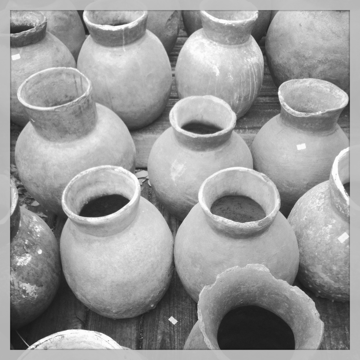
%> input picture L4/image.png, 360 x 360 px
$ octave L4.m   (GNU Octave 9; MATLAB toolbox functions it lacks are replaced by stand-ins)
%> lines starting %> are read from the running program, lines starting %| are printed output that depends on the picture
### L4/src/Moment_invariants.m
%function Moment_invariants
function Moment_Invariants = Moment_invariants(I)

    f = im2double(I);
    % pass the image to a function to calculate the moments
    [M20, MU20, NU20] = calculate_moments(f, 2, 0);
    [M02, MU02, NU02] = calculate_moments(f, 0, 2);
    [M11, MU11, NU11] = calculate_moments(f, 1, 1);
    [M21, MU21, NU21] = calculate_moments(f, 2, 1);
    [M12, MU12, NU12] = calculate_moments(f, 1, 2);
    [M03, MU03, NU03] = calculate_moments(f, 0, 3);
    [M30, MU30, NU30] = calculate_moments(f, 3, 0);

    phi1 = NU20 + NU02;
    phi2 = (NU20 - NU02) ^ 2 + (2 * NU11) ^ 2;
    phi3 = (NU30 - 3 * NU12) ^ 2 + (3 * NU21 - NU03) ^ 2;
    phi4 = (NU30 + NU12) ^ 2 + (NU21 + NU03) ^ 2;
    phi5 = (NU30 - 3 * NU12) * (NU30 + NU12) * ((NU30 + NU12) ^ 2 -3 * (NU21 + NU03) ^ 2) + (3 * NU21 - NU03) * (NU21 + NU03) * (3 * (NU30 + NU12) ^ 2 - (NU21 + NU03) ^ 2);
    phi6 = (NU20 - NU02) * ((NU30 + NU12) ^ 2 - (NU21 + NU03) ^ 2) + 4 * NU11 * (NU30 + NU12) * (NU21 + NU03);
    phi7 = (3 * NU21 - NU03) * (NU30 + NU12) * ((NU30 + NU12) ^ 2 - 3 * (NU21 + NU03) ^ 2) + (3 * NU12 - NU30) * (NU21 + NU03) * (3 * (NU30 + NU12) ^ 2 - (NU21 + NU03) ^ 2);

    Moment_Invariants = [sign(phi1) * log10(abs(phi1)) sign(phi2) * log10(abs(phi2)) sign(phi3) * log10(abs(phi3)) sign(phi4) * log10(abs(phi4)) sign(phi5) * log10(abs(phi5)) sign(phi6) * log10(abs(phi6)) sign(phi7) * log10(abs(phi7))];

### L4/submission/L4.m
%% Laboratory 4: Hu's Invariant Moments

%% Create output directory
if ~exist('./L4/out', 'dir')
    mkdir('./L4/out');
end

%% Set default figure properties
set(0, 'DefaultFigureUnits', 'pixels');
set(0, 'DefaultFigurePosition', [100, 100, 800, 600]);
set(0, 'DefaultAxesLooseInset', [0.02, 0.02, 0.02, 0.02]);
set(0, 'DefaultAxesPosition', [0.05, 0.05, 0.9, 0.9]);

%% Step 2: Read image, get size, pad by 1/4, and display
img = imread('image.png');
%> img is the input picture: size 360x360 uint8; min 20, max 255, mean 154.3
if size(img, 3) == 3
    img = rgb2gray(img);
end
img = double(img);
%> img: size 360x360 double

[rows, cols] = size(img);
%> rows = 360; cols = 360
fprintf('Original image size: %d x %d\n', rows, cols);
%| Original image size: 360 x 360

pad_rows = round(rows / 4);
%> pad_rows = 90
pad_cols = round(cols / 4);
%> pad_cols = 90
Im1 = padarray(img, [pad_rows, pad_cols], 0, 'both');
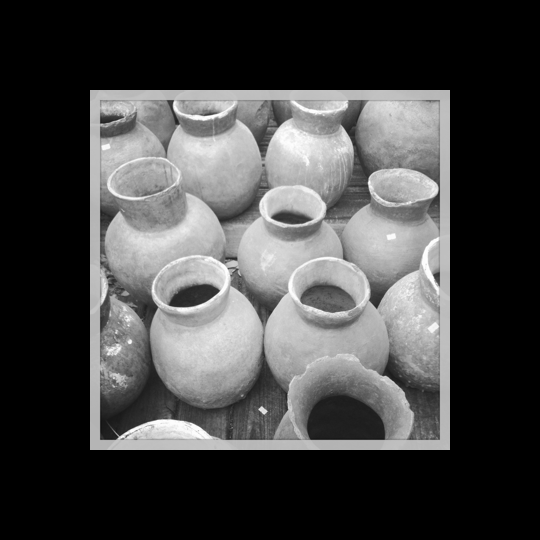
%> Im1: size 540x540 double; min 0, max 255, mean 68.6

fig = figure('Visible', 'off');
imshow(Im1, []);
title('Im1: Padded Original Image');
saveas(fig, './L4/out/Im1_padded.png');
close(fig);

fprintf('Padded image size: %d x %d\n', size(Im1, 1), size(Im1, 2));
%| Padded image size: 540 x 540

%% Step 3: Create spatial transformation matrices
% Xt, Yt are one-fourth of your original image
Xt = cols / 4;
%> Xt = 90
Yt = rows / 4;
%> Yt = 90

T1 = [1 0 0; 0 1 0; Xt Yt 1];
%> T1 = [1 0 0; 0 1 0; 90 90 1]
fprintf('Translation matrix T1:\n');
disp(T1);
%|     1    0    0
%|     0    1    0
%|    90   90    1

T2 = [0.5 0 0; 0 0.5 0; 0 0 1];
fprintf('Scaling matrix T2:\n');
disp(T2);

T3 = [cos(pi / 4) sin(pi / 4) 0; -sin(pi / 4) cos(pi / 4) 0; 0 0 1];
fprintf('Rotation matrix T3 (45 degrees):\n');
disp(T3);

T4 = [cos(pi / 2) sin(pi / 2) 0; -sin(pi / 2) cos(pi / 2) 0; 0 0 1];
fprintf('Rotation matrix T4 (90 degrees):\n');
disp(T4);

%% Step 4: Transform Im1 with T1 (translation) and display Im2
tform1 = affine2d(T1);
Im2 = imwarp(Im1, tform1, 'OutputView', imref2d(size(Im1)));
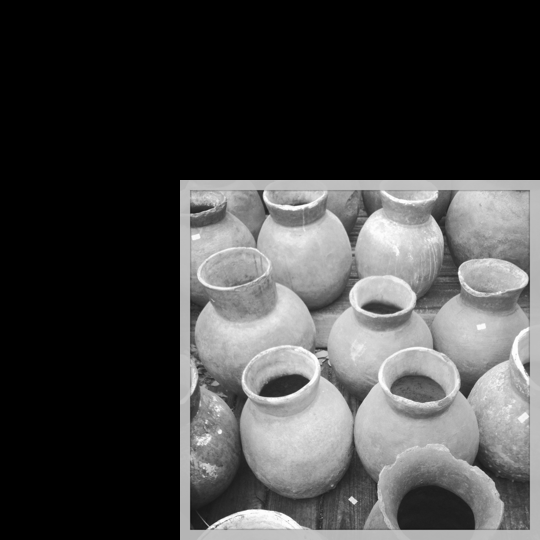
%> Im2: size 540x540 double; min 0, max 255, mean 68.6; mean of the top-left, top-right, bottom-left and bottom-right quarters 18.5, 56.8, 47.2, 151.8

fig = figure('Visible', 'off');
imshow(Im2, []);
title('Im2: Translated Image');
saveas(fig, './L4/out/Im2_translated.png');
close(fig);

%% Step 5: Transform Im1 with T2 (scaling) and display Im3
tform2 = affine2d(T2);
Im3 = imwarp(Im1, tform2, 'OutputView', imref2d(size(Im1)));
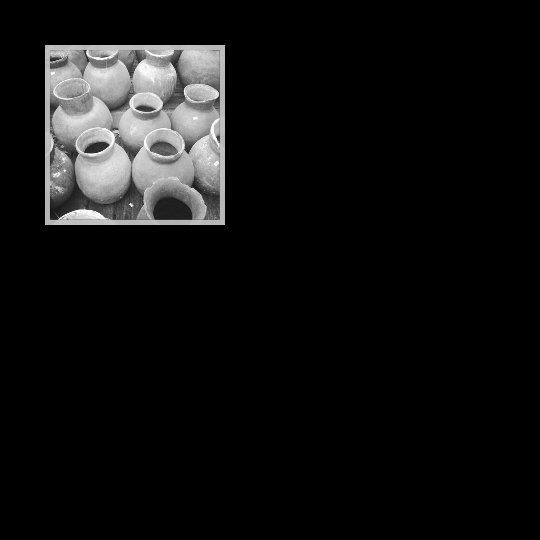
%> Im3: size 540x540 double; min 0, max 255, mean 17.1

fig = figure('Visible', 'off');
imshow(Im3, []);
title('Im3: Scaled Image (0.5x)');
saveas(fig, './L4/out/Im3_scaled.png');
close(fig);

%% Step 6: Transform Im1 with T3 (45 degree rotation) and display Im4
tform3 = affine2d(T3);
outputView = imref2d(size(Im1), [-269 size(Im1, 2) - 270], [111 size(Im1, 1) + 110]);
Im4 = imwarp(Im1, tform3, 'OutputView', outputView);
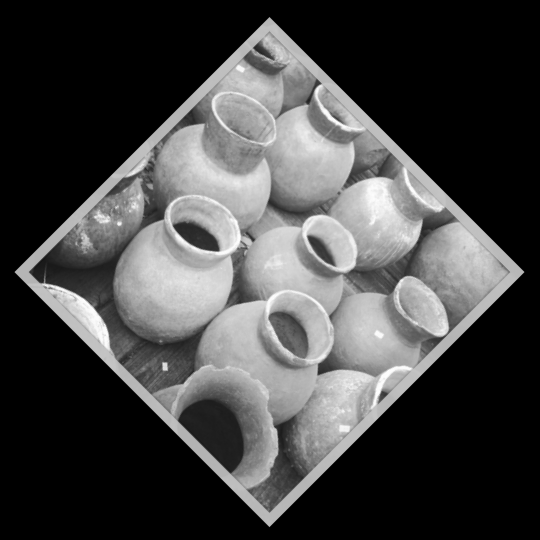
%> Im4: size 540x540 double; min 0, max 254.9, mean 68.9

fig = figure('Visible', 'off');
imshow(Im4, []);
title('Im4: Rotated Image (45 degrees)');
saveas(fig, './L4/out/Im4_rotated45.png');
close(fig);
%% Step 7: Transform Im1 with T4 (90 degree rotation) and display Im5
tform4 = affine2d(T4);
outputView = imref2d(size(Im1), [-539 size(Im1, 2) - 540], [1 size(Im1, 1)]);
Im5 = imwarp(Im1, tform4, 'OutputView', outputView);
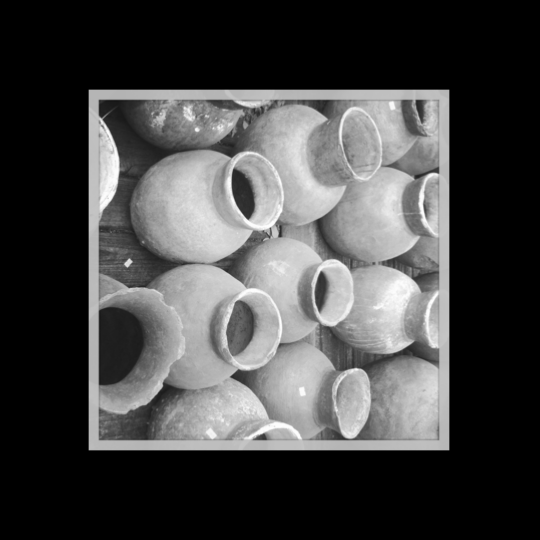
%> Im5: size 540x540 double; min 0, max 254.7, mean 68.9

fig = figure('Visible', 'off');
imshow(Im5, []);
title('Im5: Rotated Image (90 degrees)');
saveas(fig, './L4/out/Im5_rotated90.png');
close(fig);

%% Step 8: Flip Im1 from left to right and display Im6
Im6 = flipdim(Im1, 2);
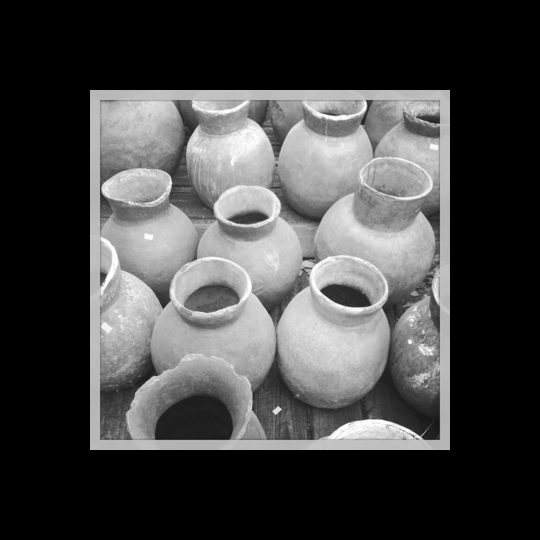
%> Im6: size 540x540 double; min 0, max 255, mean 68.6; mean of the top-left, top-right, bottom-left and bottom-right quarters 74.8, 74.6, 63.1, 61.9
%> the run ends on the next line

fig = figure('Visible', 'off');
imshow(Im6, []);
title('Im6: Flipped Image (Left to Right)');
saveas(fig, './L4/out/Im6_flipped.png');
close(fig);

%% Step 9: Calculate moment invariants for all images
fprintf('\nCalculating Hu''s moment invariants for all images...\n');

moments1 = Moment_invariants(Im1);
